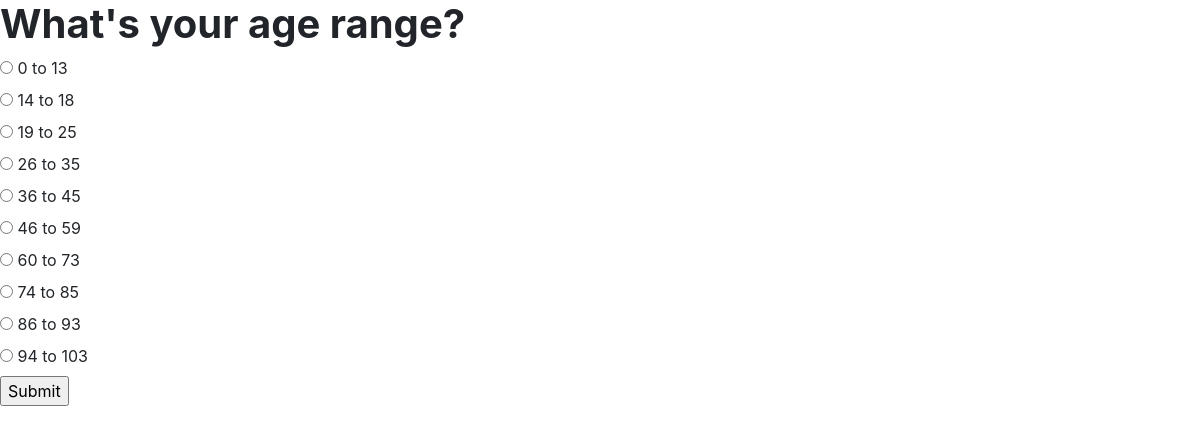
Screenshot of /fortune/4/ with the database file from the repository.
### fortune/models.py (models this page shows, shortened)
class Question(models.Model):
    question_text = models.CharField(max_length=200)
    question_key = models.IntegerField(default=0)
    question_status = models.BooleanField(default=False)

class Choice(models.Model):
    question = models.ForeignKey(Question, on_delete=models.CASCADE)
    choice_text = models.CharField(max_length=200)
    choice_key = models.IntegerField(default=0)

### fortune/views.py (the view)
# urls.py: path('<int:question_id>/', views.detail, name='detail'),
def detail(request, question_id,): #viewing questions
    question_list = Question.objects.order_by('id')
    try:
        question = Question.objects.get(pk=question_id)
    except Question.DoesNotExist:
        raise Http404("Question does not exist")
    return render(request, 'fortune/detail.html', {'question': question, 'question_list': question_list})

### fortune/templates/fortune/detail.html (shortened to what this page needs)
<html>
<head>
    <link rel="stylesheet" href="https://maxcdn.bootstrapcdn.com/bootstrap/4.0.0/css/bootstrap.min.css"
>
</head>
<body>
    <h1><b>{{ question.question_text }}</b></h1>
    <form action="{% url 'fortune:answer' question.id %}" method="post">
        {% for choice in question.choice_set.all %}
        <input type="radio" name="choice" id="choice{{ forloop.counter }}" value="{{ choice.id }}">
        <label for="choice{{ forloop.counter }}">{{ choice.choice_text }}</label><br>
        {% endfor %}
        <input type="submit" value="Submit">
    </form>
</body>
</html>

### rows the page displays
Question: question_text "What's your age range?"
Choice: choice_text "0 to 13"
Choice: choice_text "14 to 18"
Choice: choice_text "19 to 25"
Choice: choice_text "26 to 35"
Choice: choice_text "36 to 45"
Choice: choice_text "46 to 59"
Choice: choice_text "60 to 73"
Choice: choice_text "74 to 85"
Choice: choice_text "86 to 93"
Choice: choice_text "94 to 103"
